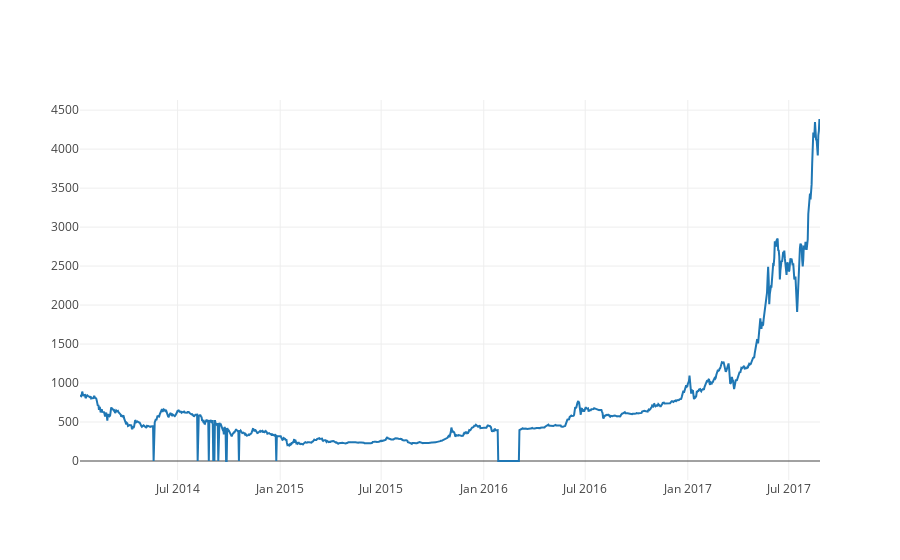

This figure's notebook cell:
### Code cell
btc_trace = go.Scatter(x=btc_usd_price_kraken.index, y=btc_usd_price_kraken['Weighted Price'])
py.iplot([btc_trace])

### Figure 1 — Plotly figure (JSON) as saved in the notebook; plotly's stock layout.template omitted (floating-point values rounded to 4 significant figures; data arrays with more than 128 entries replaced by an {"elided": "..."} marker saying what was removed)
{"data": [{"type": "scatter", "x": {"elided": "1328 str values"}, "y": {"elided": "1328 float values"}}], "layout": {}}
